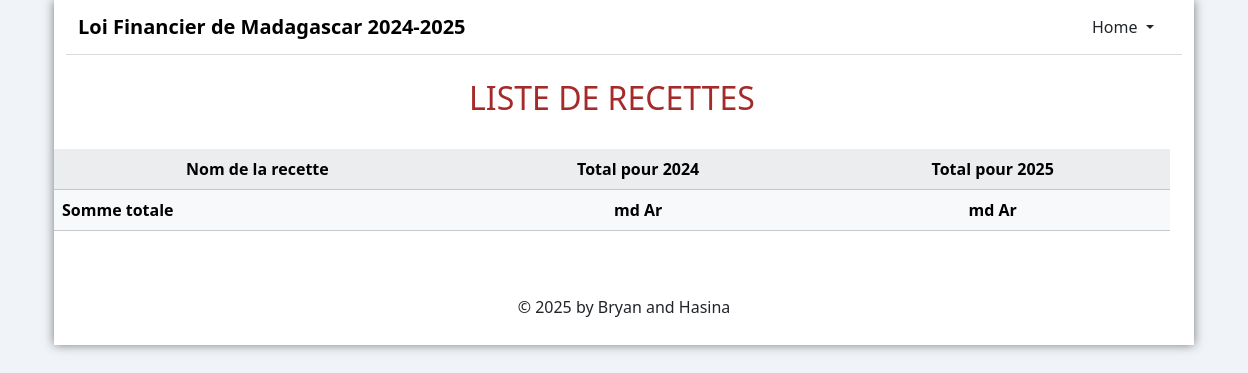
The page /pages/modele.php?page=recette on the database as committed earlier.
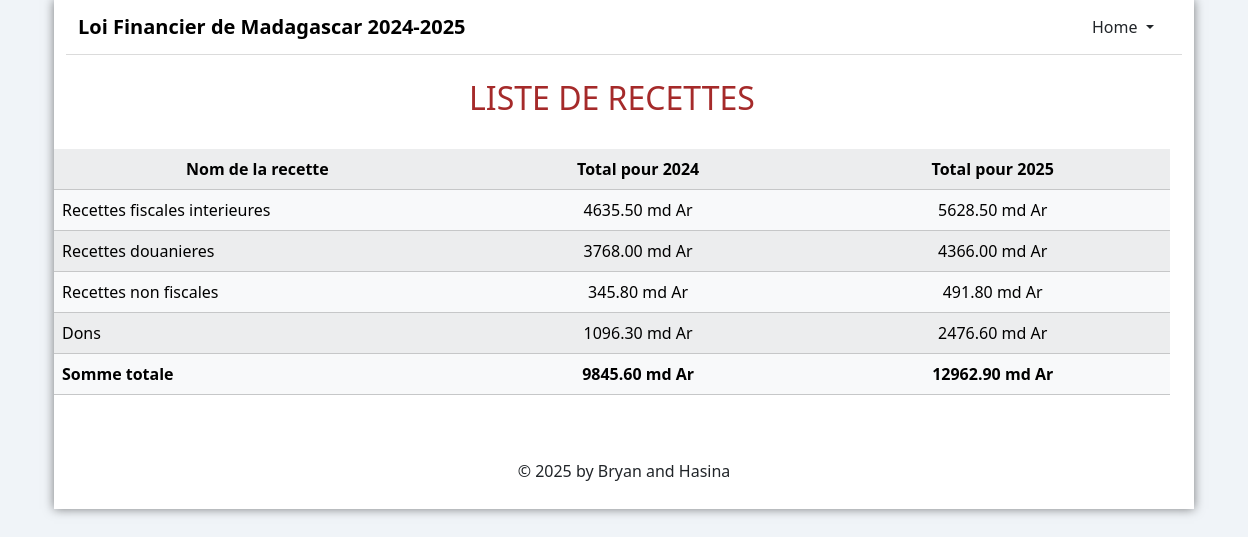
The same page on the database as committed later.
### tables this page shows
create table loi_financier_totalrecette(
    recette text,
    a2024 DECIMAL(8,2),
    a2025 DECIMAL(8,2)
);

### inc/connection.php (called while the page is built, shortened)
<?php
    function dbconnect()
    {
        static $connect = null;
        if ($connect == null) {
            $connect = mysqli_connect('localhost','root','','loi_financier');
            mysqli_set_charset($connect, 'utf8mb4');
        }
        return $connect;
    }
?>

### inc/fonctions.php (called while the page is built, shortened)
<?php
    require("connection.php");
    function get_all_recette_accueil(){
        $sql= "SELECT * FROM  loi_financier_totalrecette";
        $result= mysqli_query(dbconnect(),$sql);
        $demande=array();
        while($donnee=mysqli_fetch_assoc($result)){
            $demande[]=$donnee;
        }
        return $demande;
    }
    function get_somme_recette_accueil(){
        $sql="SELECT * FROM v_totaltoutrecette";
        $resultat=mysqli_query(dbconnect(),$sql);
        $donnee=mysqli_fetch_assoc($resultat);
        return $donnee;
    }
?>

### pages/recette.php (the view, shortened to what this page needs)
<?php
    $total=get_all_recette_accueil();
    $somme=get_somme_recette_accueil();
?>
<div class="row">
    <section class="row mt-4">
        <h2 style="color:brown" class="text-center">LISTE DE RECETTES</h2>
    </section>
    <section class="row mt-4">
        <table class="table table-light table-striped table-hover text-center">
            <tr>
                <th>Nom de la recette</th>
                <th>Total pour 2024</th>
                <th>Total pour 2025</th>
            </tr>
            <?php foreach ($total as $tl) {?>
                    <td class="text-start"><a href="modele.php?page=<?php echo $tl['recette'];?>" class="lien"><?php echo $tl['recette'];?></a></td>
                    <td><?php echo $tl['a2024'];?> md Ar</td>
                    <td><?php echo $tl['a2025'];?> md Ar</td>
            <?php } ?>
            <tr>
                <td class="text-start"><b>Somme totale</b></td>
                <td><b><?php echo $somme['st24'];?> md Ar</b></td>
                <td><b><?php echo $somme['st25'];?> md Ar</b></td>
            </tr>
        </table>
    </section>
</div>

Rows that differ between the two databases and show on the page:
added loi_financier_totalrecette: recette "Recettes fiscales interieures", a2024 "4635.50", a2025 "5628.50"
added loi_financier_totalrecette: recette "Recettes douanieres", a2024 "3768.00", a2025 "4366.00"
added loi_financier_totalrecette: recette "Recettes non fiscales", a2024 "345.80", a2025 "491.80"
added loi_financier_totalrecette: recette "Dons", a2024 "1096.30", a2025 "2476.60"
Other text that changed with them:
$somme['st24']: (not shown) → "9845.60"
$somme['st25']: (not shown) → "12962.90"
